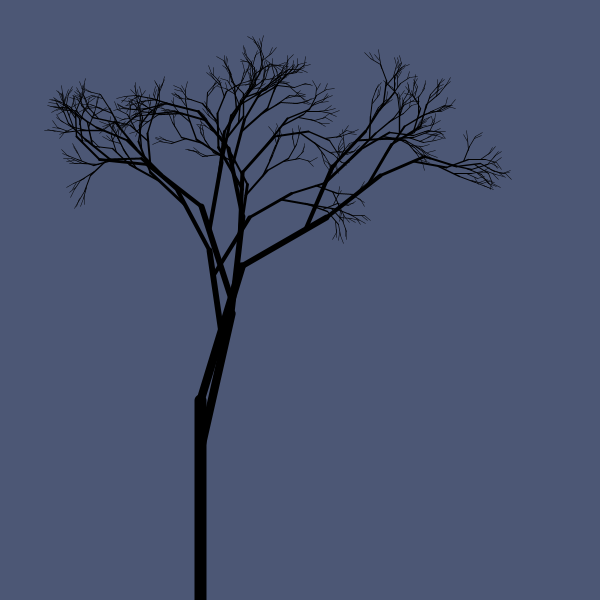
Frame 1 (no input)
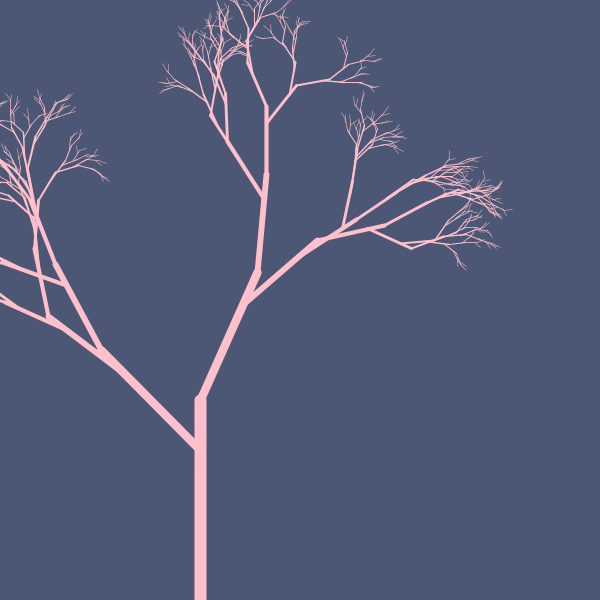
Frame 2 (the mouse pressed at the canvas centre, redrawn once)

The Processing sketch that drew these frames (run headless with seeded random() and noise(); the mouse was pressed at the canvas centre and the sketch redrawn once):

// Processing sketch: Tree4
// ── Tree4.pde


void setup()
{
  size(600,600);

  noLoop();
 
  textSize(15);
text("In nature, nothing is perfect and everything is perfect. Trees can be contorted, bent in weird ways, and they're still beautiful -Alice Walker", 10, 20); 
fill(0, 102, 153);


  
}

void draw()
{
  background(76,87,117);   
  strokeWeight(12);
  translate(width/3,height);
  branch(0);
  stroke(255,192,203);
  
}

void branch(int depth)
{
    if (depth < 10) {
      line(0,0,0,-height/3);
      pushMatrix();
      {
        translate(0,-height/4);
        rotate(random(-PI/4,PI/4));
        scale(0.7);
        branch(depth + 1);
      }
      popMatrix();
      pushMatrix();
      {
        translate(0,-height/3);
        rotate(random(-PI/4,PI/4));
        scale(0.7);
        branch(depth + 1);
      }
      popMatrix();
    }
}

void mouseClicked()
{
  redraw(); 
}
